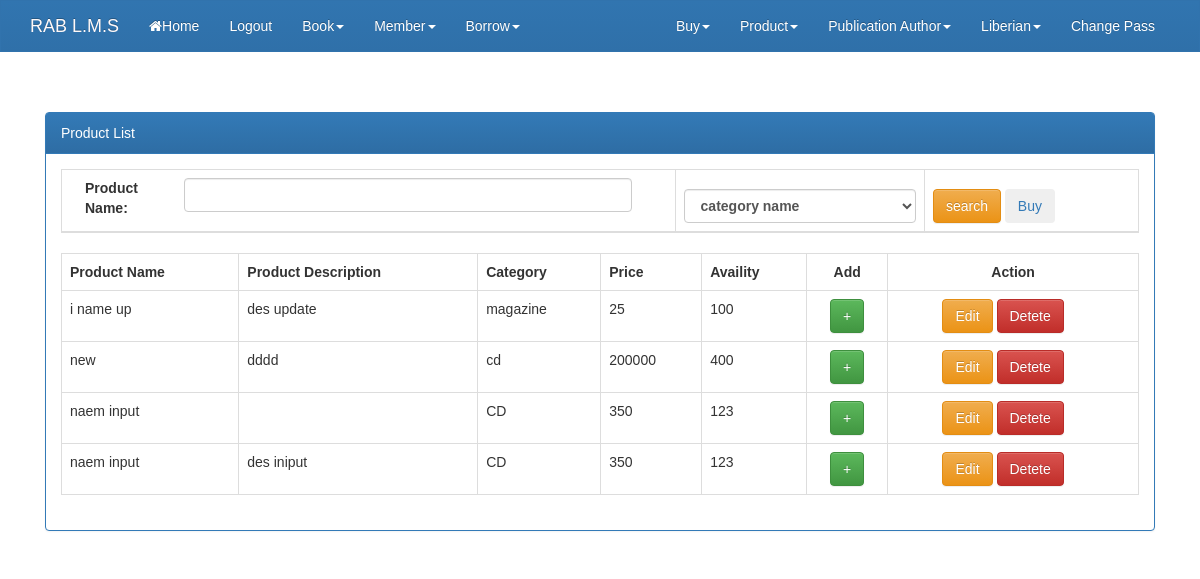
/productlist.php (signed in), run on the app's committed database.
### tables this page shows
CREATE TABLE IF NOT EXISTS `libary_item` (
  `libary_item_id` int(11) NOT NULL AUTO_INCREMENT,
  `libary_item_name` varchar(200) NOT NULL,
  `libary_item_type` varchar(200) NOT NULL,
  `price` int(11) NOT NULL,
  `item_des` text NOT NULL,
  `item_stock` int(11) NOT NULL,
  `b_id` int(11) NOT NULL DEFAULT '0',
  PRIMARY KEY (`libary_item_id`)
);

### productlist.php (the view, shortened to what this page needs)
<?php
	require_once('db.php');
	if(isset($_POST['search'])){
		$sql_s_b = "SELECT * FROM `libary_item` ";
		if(isset( $_POST['i_n'] )){
			$sql_s_b .= " where `libary_item_name`  like '%{$_POST['i_n']}%' ";
		}
		if(isset( $_POST['i_c'] )){
			if(isset( $_POST['i_n'] )){
				$sql_s_b .= " and `libary_item_type` like '%{$_POST['i_c']}%' ";
			}else{
				$sql_s_b .= " where `libary_item_type`  like '%{$_POST['i_n']}%' ";
			}
		}
		$books = $con->query($sql_s_b);
	}else{
		$sql_s_b = "SELECT * FROM `libary_item` limit 20";
		$books = $con->query($sql_s_b);
	}
?>
<!DOCTYPE html>
<html lang="en">
	<head>
		<link rel="stylesheet" href="css/font-awesome.min.css">
		<link rel="stylesheet" href="css/w3.css">
		<link rel="stylesheet" href="css/bootstrap.min.css">
		<link rel="stylesheet" href="css/bootstrap-theme.min.css">
		<link rel="stylesheet" href="css/style.css">
	</head>
<body>
 <?php require_once('navbar.php'); ?>
<div class="container">
	   <div class="col-md-12 " style="margin-top:40px">
	   <div class="panel panel-primary">
		<div class="panel-heading">Product List</div>
		  <div class="panel-body">
	<div class="table-responsive">
    <table class="table table-bordered">
    <thead>
      <tr>
        <th>
		<form action="" method="post" >
          <label class="control-label col-sm-2" for="email">Product Name:</label>
          <div class="col-md-4" style="width: 80%">
           <input type="text" id="disabledTextInput" name="i_n" class="form-control">
        </div>
        </th>
        <th>
			<select class="form-control" name="i_c">
				<option selected disabled>category name</option>
			</select>
      </th>
        <th>
          <button type="submit" class="btn btn-warning" name="search" >search</button>
		  <a href="issuebuy.php"><button type="button" class="btn btn-inform" name="search" >Buy</button></a>
        </th>
    </thead>
	</table>
	<table class="table table-bordered">
      <tr>
        <th>Product Name</th>
        <th>Product Description</th>
        <th>Category</th>
        <th>Price</th>
        <th>Availity</th>
        <th style="text-align:center;" >Add</th>
        <th style="text-align:center;" >Action</th>
      </tr>
	  <?php
			while($b = $books->fetch_object()):
	  ?>
      <tr>
        <td><?php echo $b->libary_item_name; ?></td>
        <td><?php echo $b->item_des; ?></td>
        <td><?php echo $b->libary_item_type; ?></td>
        <td><?php echo $b->price; ?></td>
        <td><?php echo $b->item_stock; ?></td>
        <td style="text-align:center;" ><a href="add_to_buy.php?l_id=<?php echo $b->libary_item_id; ?>" ><button type="button" class="btn btn-success">+</button></a></td>
        <td style="text-align:center;" >
          <a href="addproduct.php?b_id=<?php echo  $b->libary_item_id;  ?>" ><button type="button" class="btn btn-warning">Edit</button></a>
          <a  href="del_product.php?b_id=<?php echo $b->libary_item_id; ?>" ><button type="button" class="btn btn-danger" style="margin-right: 20px">Detete</button></a>
        </td>
      </tr>
	  <?php endwhile; ?>
	</table>
</div>
 </div>
</div>
</div>
</div>
</body>
</html>

### css/w3.css (style rules this page uses)
* { -webkit-box-sizing:border-box;-moz-box-sizing:border-box;box-sizing:border-box }
html { -ms-text-size-adjust:100%;-webkit-text-size-adjust:100% }
body { margin:0 }
a { -webkit-tap-highlight-color:transparent;background-color:transparent }
button,input,optgroup,select,textarea { color:inherit;font:inherit;margin:0 }
button { overflow:visible }
button,select { text-transform:none }
button,html input[type=button],input[type=reset],input[type=submit] { -webkit-appearance:button;cursor:pointer }
html,body { font-family:Verdana,sans-serif;font-size:15px;line-height:1.5 }
a { color:inherit }
table { border-collapse:collapse;border-spacing:0;width:100%;display:table }
table,th,td { border:none }

### css/style.css (style rules this page uses)
body { font-family: Arial, Helvetica, sans-serif; }
td { font-family: Arial, Helvetica, sans-serif; }
th { font-family: Arial, Helvetica, sans-serif; }
.table { border: 1px solid #dddddd; }

### data on the page
libary_item: libary_item_name "i name up", item_des "des update", libary_item_type "magazine", price "25", item_stock "100"
libary_item: libary_item_name "new", item_des "dddd", libary_item_type "cd", price "200000", item_stock "400"
libary_item: libary_item_name "naem input", libary_item_type "CD", price "350", item_stock "123"
libary_item: libary_item_name "naem input", item_des "des iniput", libary_item_type "CD", price "350", item_stock "123"
